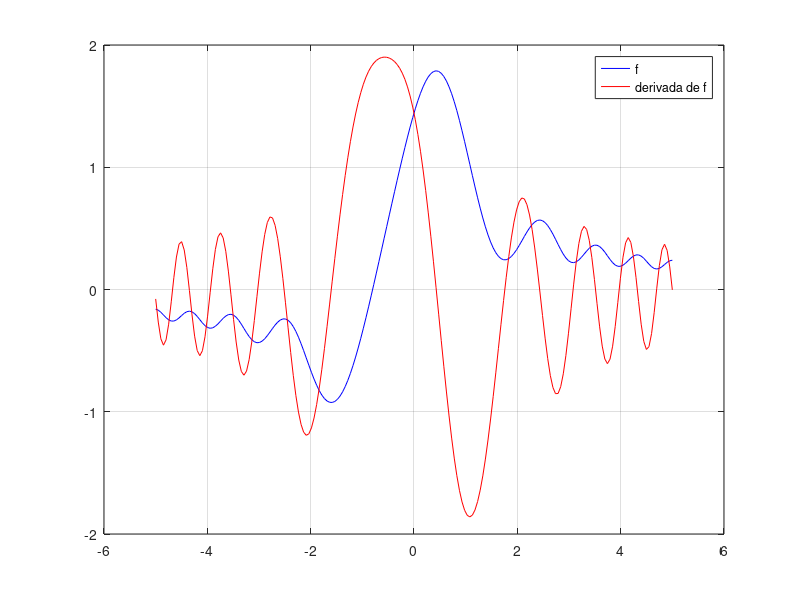

Write MATLAB code to recreate this figure.
clear all
close all
clc

% Practicando inline
f = inline('(x + cos(x.^2))./log(1 + exp(x.^2))');

% Para df utilizaremos funcion anonima, notese que no usaremos . para
% operaciones, pues evaluaremos con arrayfun
df = @(x) ((1 - 2*x*sin(x^2)) * log(1 + exp(x^2)) - (x + cos(x^2))* ...
    (2*x*exp(x^2))/(1 + exp(x^2))) / (log(1 + exp(x^2)))^2;


% Para graficar
x = linspace(-5, 5, 200);

plot(x, f(x), 'b'); hold on; grid on
plot(x, arrayfun(df, x), 'r')
legend('f', 'derivada de f')

% Buscamos los puntos criticos en los minimos y maximos absolutos (que
% sacamos de la grafica
xmin = fzero(df, -2);
xmax = fzero(df, 0);

% Usamos feval para evaluar f, pues es inline
fprintf('Minimo y maximo'); disp([feval(f, xmin), feval(f, xmax)])

